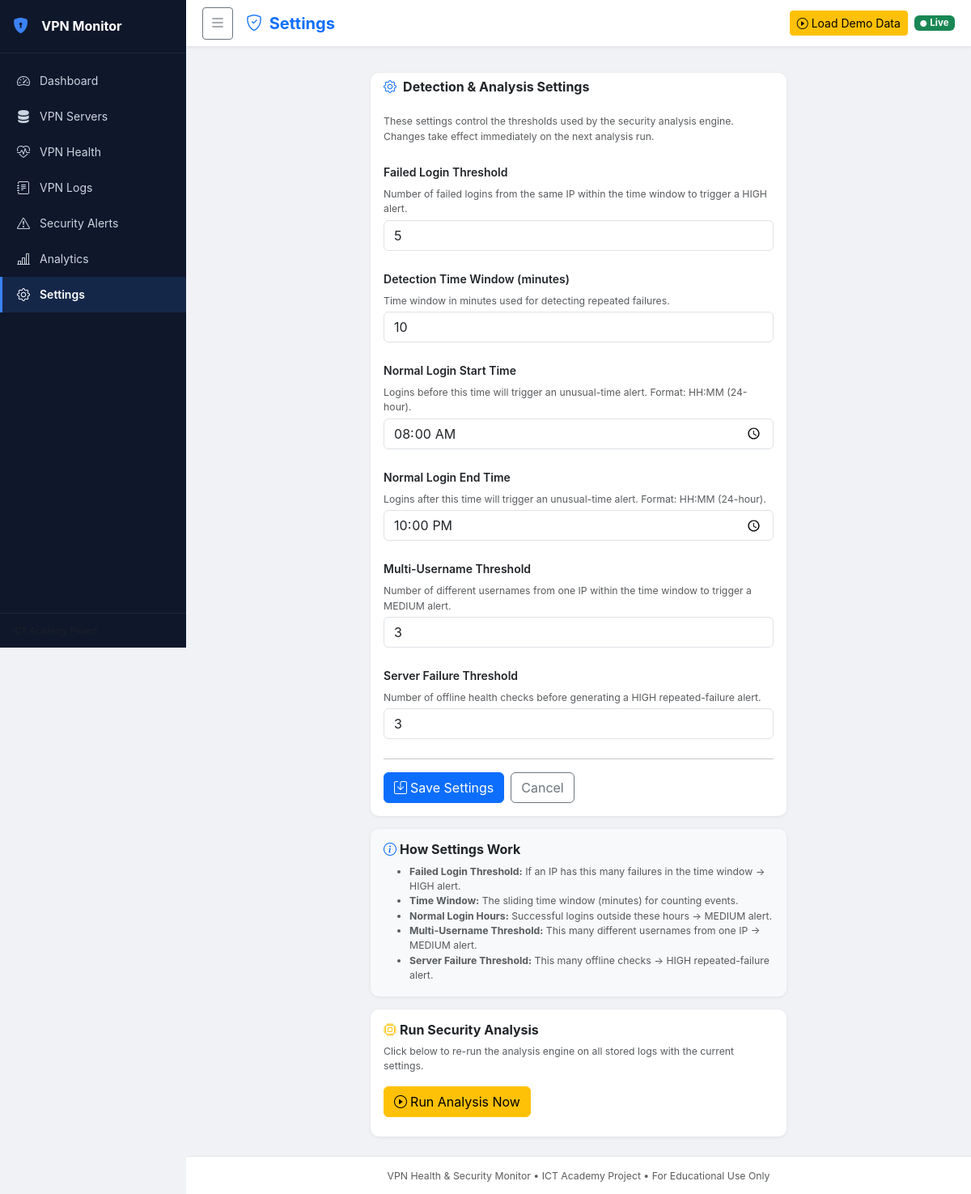
The page /settings on the database its author committed.
### tables this page shows
CREATE TABLE settings (
            key   TEXT PRIMARY KEY,
            value TEXT NOT NULL
        );

### routes/settings_route.py (the view)
@settings_bp.route('/settings')
def settings():
    current = {meta['key']: get_setting(meta['key'], '') for meta in SETTINGS_META}
    return render_template('settings.html', settings_meta=SETTINGS_META, current=current)

### database/database.py (called while the page is built)
def get_db_connection():
    conn = sqlite3.connect(config.DATABASE_PATH)
    conn.row_factory = sqlite3.Row  # Allows accessing columns by name
    conn.execute("PRAGMA foreign_keys = ON")  # Enable foreign key support
    return conn

def get_setting(key, default=None):
    conn = get_db_connection()
    row = conn.execute("SELECT value FROM settings WHERE key = ?", (key,)).fetchone()
    conn.close()
    return row['value'] if row else default

### templates/settings.html (shortened to what this page needs)
{% extends "base.html" %}
{% block page_title %}Settings{% endblock %}
{% block content %}
<div class="container-fluid">
    <div class="row justify-content-center">
        <div class="col-md-7">
            <div class="card border-0">
                <div class="card-header bg-transparent border-0">
                    <h6 class="mb-0 fw-bold"><i class="bi bi-gear me-2 text-primary"></i>Detection & Analysis Settings</h6>
                </div>
                <div class="card-body">
                    <p class="text-muted small mb-4">
                        These settings control the thresholds used by the security analysis engine.
                        Changes take effect immediately on the next analysis run.
                    </p>
                    <form method="POST" action="{{ url_for('settings.settings') }}">
                        {% for meta in settings_meta %}
                        <div class="mb-4">
                            <label class="form-label fw-semibold">{{ meta.label }}</label>
                            <p class="text-muted small mb-1">{{ meta.description }}</p>
                            {% if meta.type == 'time' %}
                                <input type="time" name="{{ meta.key }}" class="form-control"
                                       value="{{ current[meta.key] }}" required>
                            {% else %}
                                <input type="number" name="{{ meta.key }}" class="form-control"
                                       value="{{ current[meta.key] }}"
                                       min="{{ meta.get('min', 1) }}"
                                       max="{{ meta.get('max', 9999) }}"
                                       required>
                            {% endif %}
                        </div>
                        {% endfor %}
                        <hr>
                        <div class="d-flex gap-2">
                            <button type="submit" class="btn btn-primary">
                                <i class="bi bi-save me-1"></i>Save Settings
                            </button>
                            <a href="{{ url_for('dashboard.dashboard') }}" class="btn btn-outline-secondary">
                                Cancel
                            </a>
                        </div>
                    </form>
                </div>
            </div>
            <div class="card border-0 mt-3 bg-light">
                <div class="card-body">
                    <h6 class="fw-bold"><i class="bi bi-info-circle me-1 text-primary"></i>How Settings Work</h6>
                    <ul class="small text-muted mb-0">
                        <li><strong>Failed Login Threshold:</strong> If an IP has this many failures in the time window → HIGH alert.</li>
                        <li><strong>Time Window:</strong> The sliding time window (minutes) for counting events.</li>
                        <li><strong>Normal Login Hours:</strong> Successful logins outside these hours → MEDIUM alert.</li>
                        <li><strong>Multi-Username Threshold:</strong> This many different usernames from one IP → MEDIUM alert.</li>
                        <li><strong>Server Failure Threshold:</strong> This many offline checks → HIGH repeated-failure alert.</li>
                    </ul>
                </div>
            </div>
            <div class="card border-0 mt-3">
                <div class="card-body">
                    <h6 class="fw-bold"><i class="bi bi-cpu me-1 text-warning"></i>Run Security Analysis</h6>
                    <p class="small text-muted">Click below to re-run the analysis engine on all stored logs with the current settings.</p>
                    <button class="btn btn-warning" id="runAnalysisBtn">
                        <i class="bi bi-play-circle me-1"></i>Run Analysis Now
                    </button>
                </div>
            </div>
        </div>
    </div>
</div>
{% endblock %}

### static/css/style.css (style rules this page uses)
:root { --sidebar-width: 230px; --topbar-height: 58px; --bg: #f0f2f5; --surface: #ffffff; --border: #e5e7eb; --text: #1f2328; --muted: #57606a; --primary: #0d6efd; --sidebar-bg: #0f172a; --sidebar-text: #cbd5e1; --sidebar-active: #3b82f6; --sidebar-hover: #1e293b; }
*, *::before, *::after { box-sizing: border-box; }
body { font-family: -apple-system, "Segoe UI", system-ui, sans-serif; font-size: 14px; background-color: var(--bg); color: var(--text); margin: 0; overflow-x: hidden; }
.card { background: var(--surface); border-radius: 10px; box-shadow: 0 1px 4px rgba(0,0,0,0.07); }
.card-header { border-radius: 10px 10px 0 0 !important; }

### rows shown on the page
settings: detection_time_window "10"
settings: normal_login_start "08:00"
settings: normal_login_end "22:00"

### other values the page prints
{{ meta.label }} "Failed Login Threshold" "Detection Time Window (minutes)" "Normal Login Start Time" "Normal Login End Time" "Multi-Username Threshold" "Server Failure Threshold"
{{ meta.description }} "Number of failed logins from the same IP within the time window to trigger a HIGH alert." "Time window in minutes used for detecting repeated failures." "Logins before this time will trigger an unusual-time alert. Format: HH:MM (24-hour)." "Logins after this time will trigger an unusual-time alert. Format: HH:MM (24-hour)." "Number of different usernames from one IP within the time window to trigger a MEDIUM alert." "Number of offline health checks before generating a HIGH repeated-failure alert."
